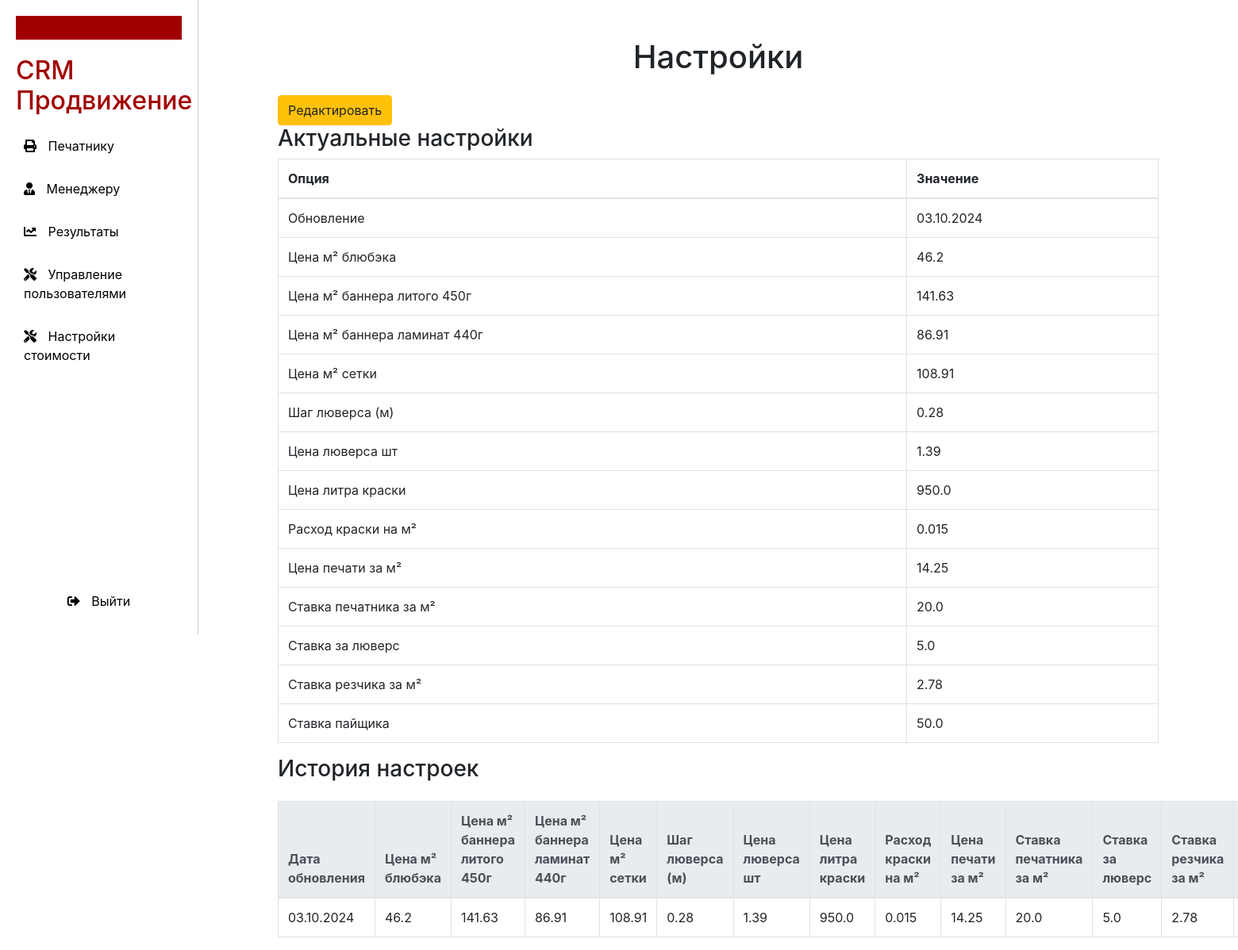
The app's page /settings (signed in), older data.
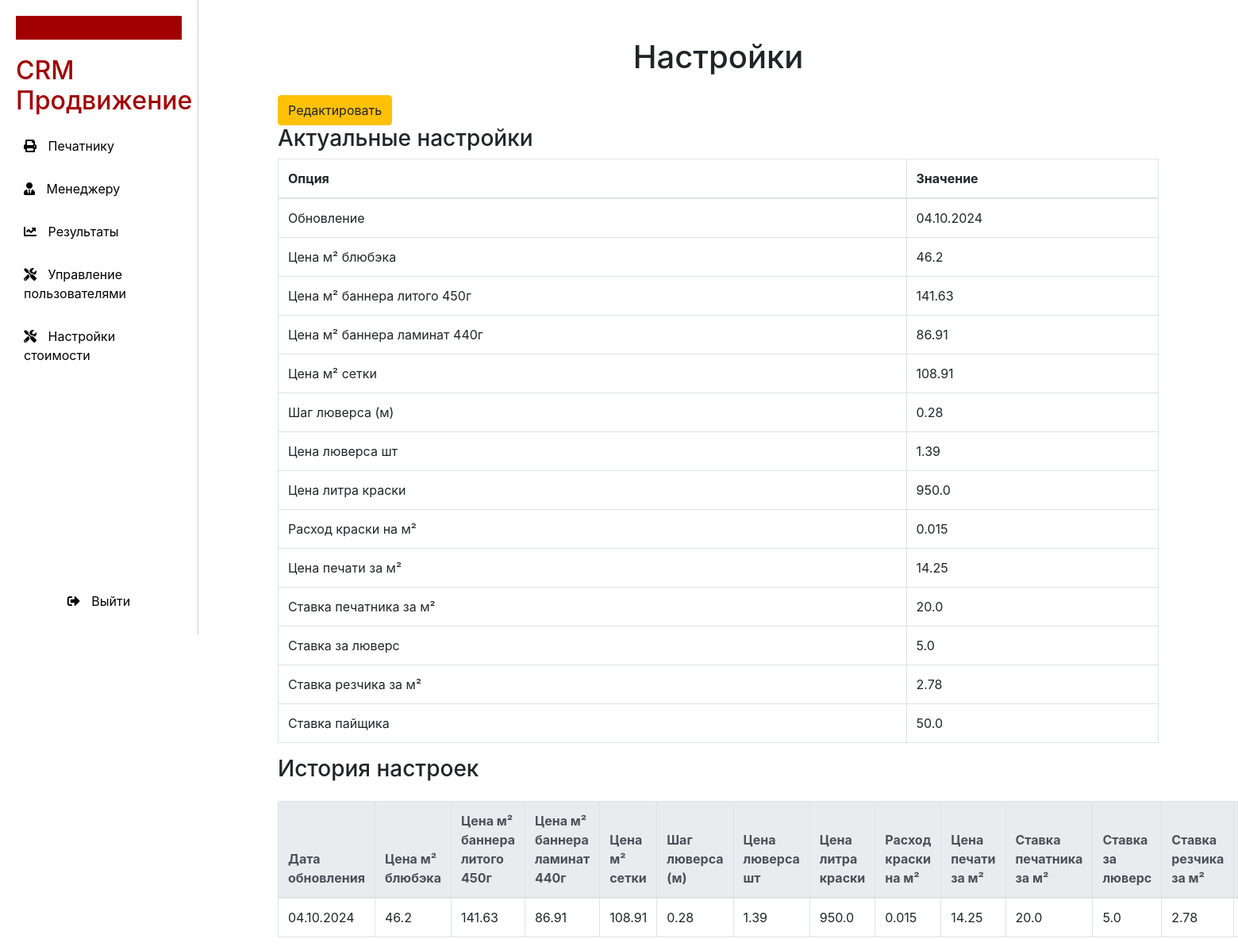
The same page, newer data.
### models.py (models this page shows)
class Settings(Base):
    __tablename__ = 'settings'
    id = Column(Integer, primary_key=True)
    updated_at = Column(Date, nullable=False)
    blueback_price_m2 = Column(Float)  # Цена м² блюбэка
    banner_molded_price_m2 = Column(Float)  # Цена м² баннера литого 450г
    banner_laminated_price_m2 = Column(Float)  # Цена м² баннера ламинат 440г
    mesh_price_m2 = Column(Float)  # Цена м² сетки
    eyelet_step = Column(Float)  # Шаг люверса (м)
    eyelet_price = Column(Float)  # Цена люверсач
    paint_price_liter = Column(Float)  # Цена литра краски
    paint_consumption_m2 = Column(Float)  # Расход краски на м²
    print_price_m2 = Column(Float)  # Цена печати за м²
    printer_rate_m2 = Column(Float)  # Ставка печатника за м²
    eyelet_rate = Column(Float)  # Ставка за люверс
    cutter_rate_m2 = Column(Float)  # Ставка резчика за м²
    payer_rate = Column(Float)  # Ставка пайщика

### main.py (the view)
@app.get("/settings", response_class=HTMLResponse)
async def read_settings(request: Request, current_user: User = Depends(get_current_user),
                        db: Session = Depends(get_db)):
    check_role_access(current_user, {Role.superuser, Role.admin})
    settings = db.query(Settings).order_by(Settings.id.desc()).all()
    if not settings:
        default_settings = Settings(
            updated_at=date.today(),  # Используем текущую дату
            blueback_price_m2=46.20,
            banner_molded_price_m2=141.63,
            banner_laminated_price_m2=86.91,
            mesh_price_m2=108.91,
            eyelet_step=0.28,
            eyelet_price=1.39,
            paint_price_liter=950,
            paint_consumption_m2=0.015,
            print_price_m2=14.25,
            printer_rate_m2=20,
            eyelet_rate=5,
            cutter_rate_m2=2.78,
            payer_rate=50,
        )
        db.add(default_settings)
        db.commit()
    actual_settings = settings[0]
    return templates.TemplateResponse("settings.html",
                                      {"request": request,
                                       "user": current_user,
                                       "role": current_user.role.value,
                                       "settings": settings,
                                       "actual_settings": actual_settings
                                       })

### templates/settings.html (shortened to what this page needs)
{% extends "layout.html" %}
{% block settings %}
<div class="container mt-5">
    <h1 class="text-center">Настройки</h1>
    <button class="btn btn-warning mt-3" data-toggle="modal" data-target="#editSettingsModal">
        Редактировать
    </button>
    <h3>Актуальные настройки</h3>
    <table class="table table-bordered">
        <thead>
        <tr>
            <th>Опция</th>
            <th>Значение</th>
        </tr>
        </thead>
        <tbody>
        <tr>
            <td>Обновление</td>
            <td>{{ actual_settings.updated_at.strftime("%d.%m.%Y") }}</td>
        </tr>
        <tr>
            <td>Цена м² блюбэка</td>
            <td>{{ actual_settings.blueback_price_m2 }}</td>
        </tr>
        <tr>
            <td>Цена м² баннера литого 450г</td>
            <td>{{ actual_settings.banner_molded_price_m2 }}</td>
        </tr>
        <tr>
            <td>Цена м² баннера ламинат 440г</td>
            <td>{{ actual_settings.banner_laminated_price_m2 }}</td>
        </tr>
        <tr>
            <td>Цена м² сетки</td>
            <td>{{ actual_settings.mesh_price_m2 }}</td>
        </tr>
        <tr>
            <td>Шаг люверса (м)</td>
            <td>{{ actual_settings.eyelet_step }}</td>
        </tr>
        <tr>
            <td>Цена люверса шт</td>
            <td>{{ actual_settings.eyelet_price }}</td>
        </tr>
        <tr>
            <td>Цена литра краски</td>
            <td>{{ actual_settings.paint_price_liter }}</td>
        </tr>
        <tr>
            <td>Расход краски на м²</td>
            <td>{{ actual_settings.paint_consumption_m2 }}</td>
        </tr>
        <tr>
            <td>Цена печати за м²</td>
            <td>{{ actual_settings.print_price_m2 }}</td>
        </tr>
        <tr>
            <td>Ставка печатника за м²</td>
            <td>{{ actual_settings.printer_rate_m2 }}</td>
        </tr>
        <tr>
            <td>Ставка за люверс</td>
            <td>{{ actual_settings.eyelet_rate }}</td>
        </tr>
        <tr>
            <td>Ставка резчика за м²</td>
            <td>{{ actual_settings.cutter_rate_m2 }}</td>
        </tr>
        <tr>
            <td>Ставка пайщика</td>
            <td>{{ actual_settings.payer_rate }}</td>
        </tr>
        </tbody>
    </table>
    <h3>История настроек</h3>
    <table class="table table-bordered mt-4">
        <thead class="thead-light">
        <tr>
            <th>Дата обновления</th>
            <th>Цена м² блюбэка</th>
            <th>Цена м² баннера литого 450г</th>
            <th>Цена м² баннера ламинат 440г</th>
            <th>Цена м² сетки</th>
            <th>Шаг люверса (м)</th>
            <th>Цена люверса шт</th>
            <th>Цена литра краски</th>
            <th>Расход краски на м²</th>
            <th>Цена печати за м²</th>
            <th>Ставка печатника за м²</th>
            <th>Ставка за люверс</th>
            <th>Ставка резчика за м²</th>
            <th>Ставка пайщика</th>
        </tr>
        </thead>
        <tbody>
        {% for setting in settings %}
        <tr>
            <td>{{ setting.updated_at.strftime("%d.%m.%Y") }}</td>
            <td>{{ setting.blueback_price_m2 }}</td>
            <td>{{ setting.banner_molded_price_m2 }}</td>
            <td>{{ setting.banner_laminated_price_m2 }}</td>
            <td>{{ setting.mesh_price_m2 }}</td>
            <td>{{ setting.eyelet_step }}</td>
            <td>{{ setting.eyelet_price }}</td>
            <td>{{ setting.paint_price_liter }}</td>
            <td>{{ setting.paint_consumption_m2 }}</td>
            <td>{{ setting.print_price_m2 }}</td>
            <td>{{ setting.printer_rate_m2 }}</td>
            <td>{{ setting.eyelet_rate }}</td>
            <td>{{ setting.cutter_rate_m2 }}</td>
            <td>{{ setting.payer_rate }}</td>
        </tr>
        {% endfor %}
        </tbody>
    </table>
</div>
{% endblock %}

Row changes from the older to the newer data that the page shows:
changed Settings: updated_at "03.10.2024" → "04.10.2024"
